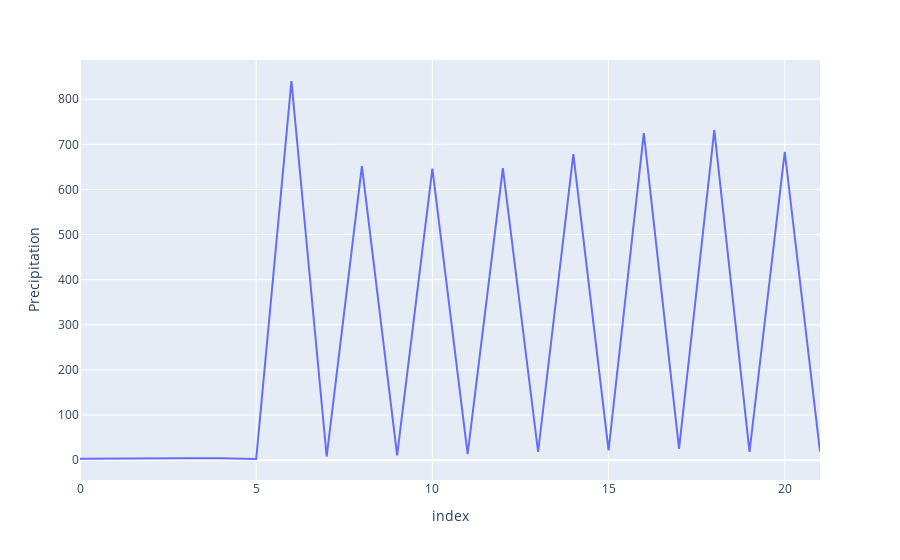

Source (notebook cell):
### Code cell
preds = pd.read_csv("../outputs/predictions/sequifier-default-mse-best-924-predictions.csv")
preds = preds.reset_index()
fig = px.line(preds, x="index", y="Precipitation", title='')
fig.show()

### Figure 1 — Plotly figure (JSON) as saved in the notebook; plotly's stock layout.template omitted (floating-point values rounded to 4 significant figures)
{"data": [{"hovertemplate": "index=%{x}<br>Precipitation=%{y}<extra></extra>", "legendgroup": "", "line": {"color": "#636efa", "dash": "solid"}, "marker": {"symbol": "circle"}, "mode": "lines", "name": "", "orientation": "v", "showlegend": false, "type": "scatter", "x": [0, 1, 2, 3, 4, 5, 6, 7, 8, 9, 10, 11, 12, 13, 14, 15, 16, 17, 18, 19, 20, 21], "xaxis": "x", "y": [2.921, 3.704, 3.863, 4.372, 4.125, 2.551, 840.3, 8.069, 651.4, 10.52, 646.2, 13.61, 647.4, 18.07, 678.4, 21.78, 725.1, 24.86, 731.7, 18.37, 683.5, 18.98], "yaxis": "y"}], "layout": {"legend": {"tracegroupgap": 0}, "margin": {"t": 60}, "xaxis": {"anchor": "y", "domain": [0, 1], "title": {"text": "index"}}, "yaxis": {"anchor": "x", "domain": [0, 1], "title": {"text": "Precipitation"}}}}
